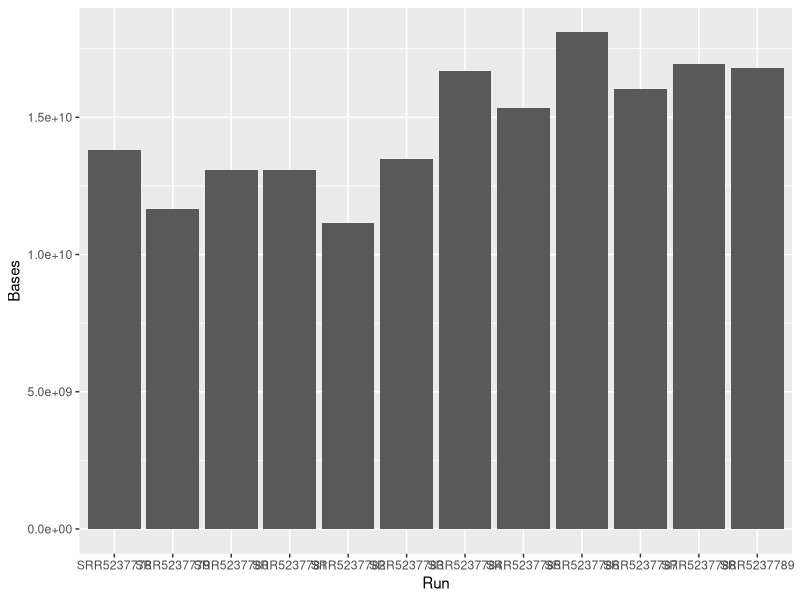
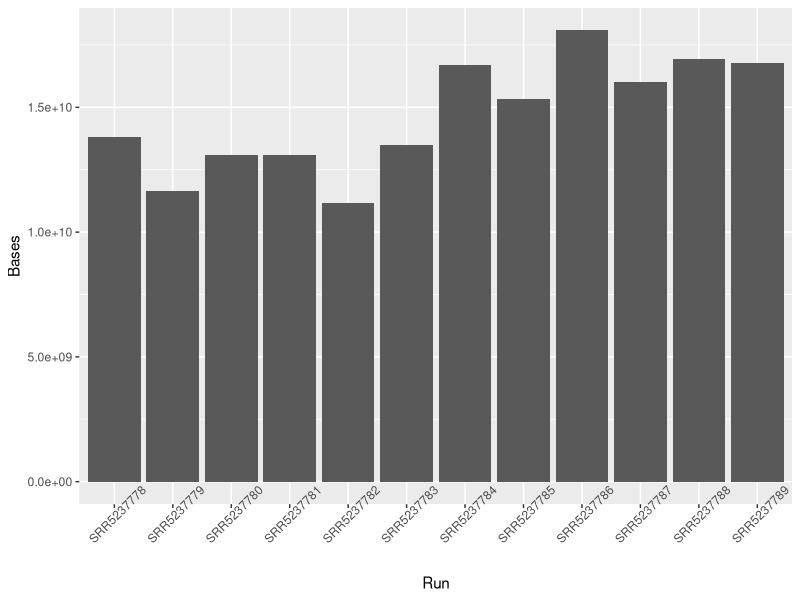
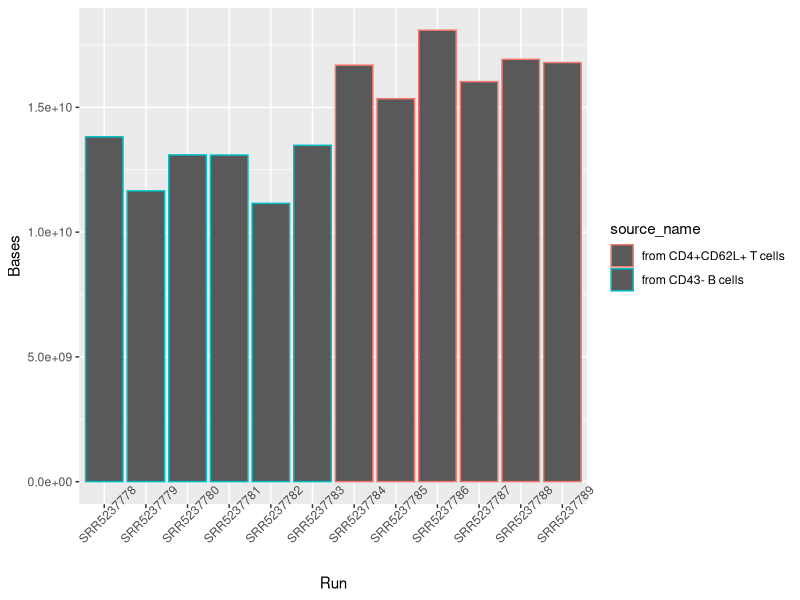
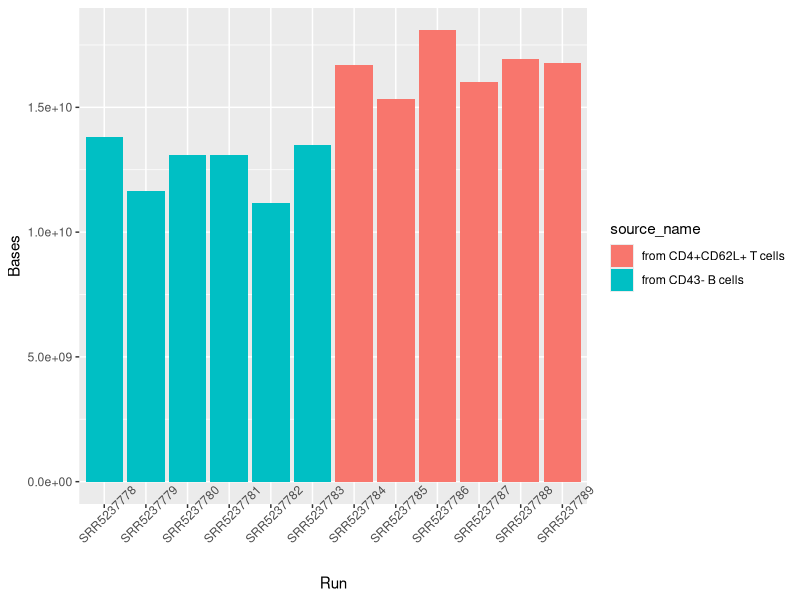

Here is the R script that generated these plots, in order:
## ---- chunk 1

library(data.table)

metadata <- fread("./SraRunTable.txt") #Please be sure to place the file under ~/RNA_seq_course2020

metadata
## ---- chunk 2
metadata[source_name=="central neurons" , ]
## ---- chunk 3

metadata[Bases < 100000000 , ]
## ---- chunk 4

metadata[  , mean(Bases) ]

## ---- chunk 5
library(ggplot2)

ggplot(data = metadata) +  # Frist layer - Data input
  geom_bar(aes(x=Run, y=Bases), stat = "identity")   # second layer - type of plot and axis

## ---- chunk 6

ggplot(data=metadata) +
  geom_bar(aes(x=Run, y=Bases, ), stat = "identity") + 
  theme(axis.text.x = element_text(angle = 45))  # Third layer -  visual configuration

## ---- chunk 7
ggplot(data=metadata) +
  geom_bar(aes(x=Run, y=Bases, colour=source_name), stat = "identity") + 
  theme(axis.text.x = element_text(angle = 45))
## ---- chunk 8
ggplot(data=metadata) +
  geom_bar(aes(x=Run, y=Bases, fill=source_name), stat = "identity") + 
  theme(axis.text.x = element_text(angle = 45))
